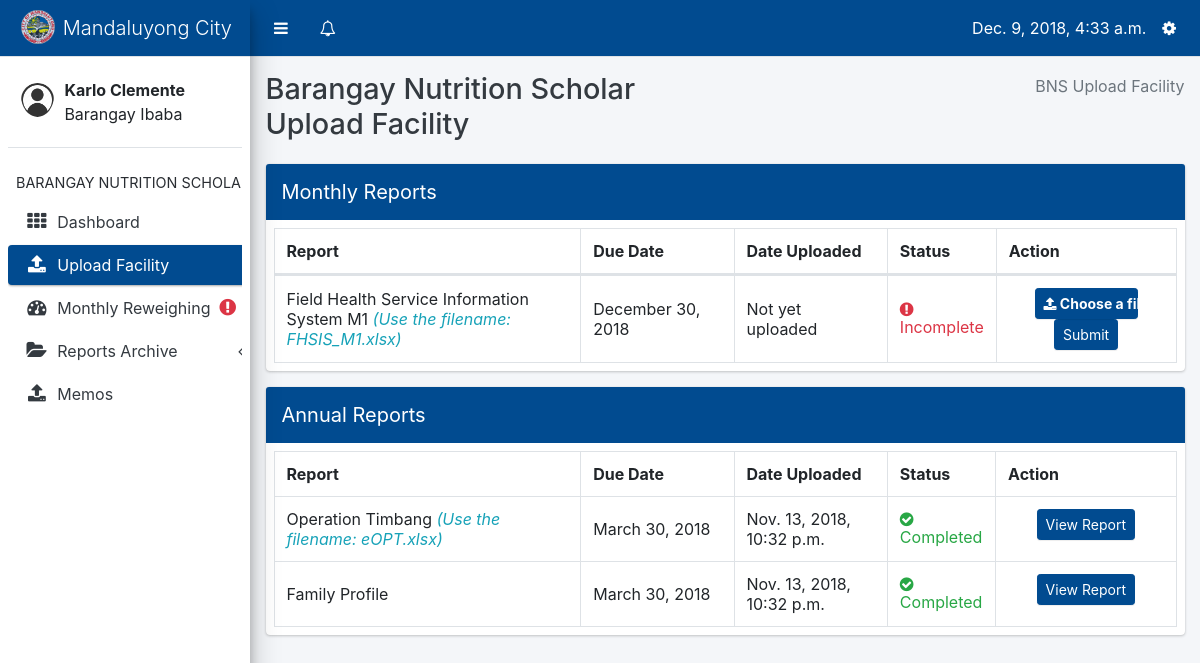
Before: /bns/ (signed in) with the older database file.
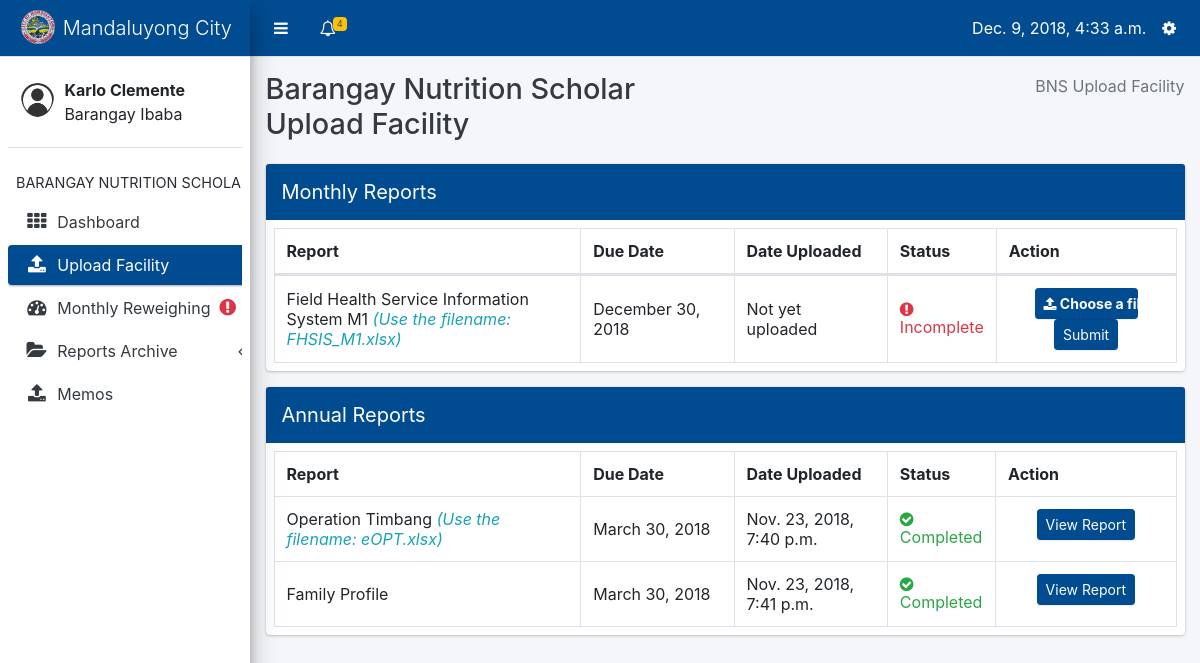
After: the same page with the newer database file.
### core/models.py (models this page shows, shortened)
class Profile(models.Model):
    user = models.OneToOneField(User, on_delete=models.CASCADE, related_name='profile')
    barangay = models.ForeignKey(Barangay, on_delete=models.CASCADE, null=True, blank=True)
    USER_TYPES = (
        ('Barangay Nutrition Scholar', 'Barangay Nutrition Scholar'),
        ('Nutritionist', 'Nutritionist'),
        ('Nutrition Program Coordinator', 'Nutrition Program Coordinator')
    )
    user_type = models.CharField(max_length=40, choices=USER_TYPES)

### datainput/models.py (models this page shows, shortened)
class Barangay(models.Model):
    name = models.CharField(max_length=100)
    @property
    def has_reweighed(self):
        patients = Patient.objects.filter(barangay=self)
        if patients.count() == 0:
            return False
        for patient in patients:
            try:
                mr = MonthlyReweighing.objects.get(patient=patient, date__month=datetime.now().month)
            except MonthlyReweighing.DoesNotExist:
                return False
        return True

class OperationTimbang(models.Model):
    date = models.DateTimeField(default=datetime.now)
    barangay = models.ForeignKey(Barangay, on_delete=models.CASCADE)
    uploaded_by = models.ForeignKey('core.Profile', on_delete=models.DO_NOTHING)

class FamilyProfile(models.Model):
    barangay = models.ForeignKey(Barangay, on_delete=models.CASCADE)
    date = models.DateTimeField(default=datetime.now)
    uploaded_by = models.ForeignKey('core.Profile', on_delete=models.DO_NOTHING)

### capstone/decorators.py (the view)
    def validate(request, *args, **kwargs):
        user_type = Profile.objects.get(user=request.user).user_type
        if user_type == 'Barangay Nutrition Scholar':
            return function(request, *args, **kwargs)
        return HttpResponse('You are not a BNS')

### core/templates/core/bns_index.html (shortened to what this page needs)
{% extends 'core/bns-layout.html' %}
{% block content %}
<div class="content-wrapper" style="height: auto; margin-top: 57px;">
    <div class="content-header">
        <div class="container-fluid">
            <div class="row mb-2">
                <div class="col-sm-6">
                    <h1 class="m-0 text-dark">Barangay Nutrition Scholar Upload Facility</h1>
                </div>
                <div class="col-sm-6">
                    <ol class="breadcrumb float-sm-right">
                        <li class="breadcrumb-item active">BNS Upload Facility</li>
                    </ol>
                </div>
            </div>
        </div>
    </div>
    <section class="content">
        <div class="container-fluid">
            <div class="row">
                <div class="col-12">
                    <div class="card card-primary">
                        <div class="card-header p-0">
                            <h3 class="card-title p-3">Monthly Reports</h3>
                        </div>
                        <div class="card-body table-responsive p-2">
                            <table class="table table-hover table-bordered">
                                <thead>
                                    <tr>
                                        <th style="width: 34%;">Report</th>
                                        <th style="width: 17%;">Due Date</th>
                                        <th style="width: 17%;">Date Uploaded</th>
                                        <th style="width: 12%;">Status</th>
                                        <th>Action</th>
                                    </tr>
                                    </thead>
                            <tbody>
                                    <tr>
                                        <td style="vertical-align: middle;">Field Health Service Information System M1 <span class="font-italic text-info   ">(Use the filename: FHSIS_M1.xlsx)</span></td>
                                        <td style="vertical-align: middle;">{{ month_due|date:"F d, Y" }}</td>
                                        <td style="vertical-align: middle;">{{ fhsis_uploaded }}</td>
                                        {% if fhsis_status == 'Completed' %}
                                            <td style="vertical-align: middle;" class="text-success">
                                                <i class="fa fa-check-circle"></i> {{ fhsis_status }}
                                            </td>
                                            <td style="text-align: center;">
                                                <a href="{% url 'datainput:latest_fhsis' %}" class="btn btn-primary btn-sm">
                                                    View Report
                                                </a>
                                            </td>
                                        {% else %}
                                            <td style="vertical-align: middle;" class="text-danger">
                                                <i class="fa fa-exclamation-circle"></i> Incomplete
                                            </td>
                                            <td style="text-align: center;">
                                                <form class="m-0" method="POST" enctype="multipart/form-data" action="{% url 'datainput:handle_fhsis_file' %}">
                                                    <label class="label btn btn-primary btn-sm m-0 col-8" for="fhsis"><i class="fa fa-upload"></i> Choose a file</label>
                                                    <input class="btn btn-primary btn-sm" type="submit">
                                                </form>
                                            </td>
                                        {% endif %}
                                    </tr>
                                </tbody>
                            </table>
                        </div>
                    </div>
                </div>
            </div>
            <div class="row">
                <div class="col-12">
                    <div class="card card-primary">
                        <div class="card-header p-0">
                            <h3 class="card-title p-3">Annual Reports</h3>
                        </div>
                        <div class="card-body table-responsive  p-2">
                            <table class="table table-hover table-bordered">
                                <tbody>
                                    <tr>
                                        <th style="width: 34%;">Report</th>
                                        <th style="width: 17%;">Due Date</th>
                                        <th style="width: 17%;">Date Uploaded</th>
                                        <th style="width: 12%;">Status</th>
                                        <th style="width: 20%;">Action</th>
                                    </tr>
                                    <tr>
                                        <td style="vertical-align: middle;">Operation Timbang <span class="text-info font-italic">(Use the filename: eOPT.xlsx)</span></td>
                                        <td style="vertical-align: middle;">{{ due_date_yearly|date:"F d, Y" }}</td>
                                        <td style="vertical-align: middle;">{{ opt_date }}</td>
                                        {% if opt_status == 'Completed' %}
                                            <td style="vertical-align: middle;" class="text-success">
                                                <i class="fa fa-check-circle"></i> {{ opt_status }}
                                            </td>
                                            <td style="text-align: center;">
                                                <a class="btn btn-primary btn-sm" href="{% url 'datainput:latest_opt' %}">View Report</a>
                                            </td>
                                        {% endif %}
                                    </tr>
                                   <tr>
                                       <td style="vertical-align: middle;">Family Profile</td>
                                       <td style="vertical-align: middle;">{{ due_date_yearly|date:"F d, Y" }}</td>
                                       <td style="vertical-align: middle;">{{ fp_date }}</td>
                                       {% if fp_status == 'Incomplete' %}
                                           <td style="vertical-align: middle;" class="text-danger">
                                            <i class="fa fa-exclamation-circle"></i> Not yet uploaded
                                           </td>
                                           <td style="text-align: center;">
                                            <a class="btn btn-primary btn-sm" href="{% url 'datainput:add_family' %}">Update Report</a>
                                           </td>
                                       {% else %}
                                           <td style="vertical-align: middle;" class="text-success">
                                            <i class="fa fa-check-circle"></i> {{ fp_status }}
                                           </td>
                                           <td style="text-align: center;">
                                            <a href="{% url 'datainput:view_current_fp' %}" class="btn btn-primary btn-sm">View Report</a>
                                           </td>
                                       {% endif %}
                                   </tr>
                                </tbody>
                            </table>
                        </div>
                    </div>
                </div>
            </div>
        </div>
    </section>
</div>
{% endblock %}

### core/templates/core/bns-layout.html (shortened to what this page needs)
{% load static %}
<html>
    <head>
        <link rel="stylesheet" type="text/css" href="{% static 'core/plugins/bootstrap/css/bootstrap.css' %}">
        <link rel="stylesheet" type="text/css" href="{% static 'core/plugins/css/adminlte.css' %}">
        <link rel="stylesheet" type="text/css" href="{% static 'core/plugins/datatables/dataTables.bootstrap4.css' %}">
        <link rel="stylesheet" type="text/css" href="{% static 'core/plugins/font-awesome/css/font-awesome.css' %}">
    </head>
    <body class="sidebar-mini">
        <div class="wrapper">
            <nav class="main-header navbar navbar-expand border-bottom navbar-light bg-primary" style="position: fixed; right: 0; left: 0;">
                <ul class="navbar-nav">
                    <li class="nav-item">
                        <a class="nav-link" data-widget="pushmenu" href="#" style="padding-top: 12px;"><i class="fa fa-bars"></i></a>
                    </li>
                    <li class="nav-item dropdown">
                        <a class="nav-link" data-toggle="dropdown" href="#" aria-expanded="false" style="padding-top: 12px;">
                            <i class="fa fa-bell-o"></i>
                            {% if unread_count > 0 %}
                                <span class="badge badge-warning navbar-badge">
                                {{ unread_count }}</span>
                            {% endif %}
                        </a>
                    </li>
                </ul>
                <ul class="navbar-nav ml-auto">
                    <li class="nav-item mt-2">
                        {{ today }}
                    </li>
                    <li class="nav-item dropdown">
                        <a class="nav-link" data-toggle="dropdown" href="#" aria-expanded="true" style="padding-top: 12px;">
                            <i class="fa fa-cog"></i>
                        </a>
                    </li>
                </ul>
            </nav>
            <aside class="main-sidebar elevation-4 sidebar-light-primary" style="min-height: 620px;">
                <div class="brand-link bg-primary">
                    <img src="{% static 'core/images/com.png' %}" class="brand-image img-circle" style="opacity: .8">
                    <span class="brand-text font-weight-light">Mandaluyong City</span>
                </div>
                <div class="sidebar">
                    <div class="user-panel mt-3 pb-3 mb-3 d-flex">
                        <div class="image">
                            <img src="{% static 'core/images/usr.png' %}" class="img-circle" alt="User Image" style="padding-top: 10px">
                        </div>
                        <div class="info">
                            <div class="d-block"><b>{{ profile.user.first_name }} {{ profile.user.last_name }}</b><br>{{ profile.barangay.name }}</div>
                        </div>
                    </div>
                    <nav class="mt-2">
                        <ul class="nav nav-pills nav-sidebar flex-column" data-widget="treeview" role="menu" data-accordion="false">
                            <li class="nav-header">BARANGAY NUTRITION SCHOLAR</li>
                            <li class="nav-item">
                                <a class="nav-link {% if active == 'db' %}active{% endif %}" href="{% url 'core:bns_dashboard' %}">
                                    <i class="nav-icon fa fa-th"></i>
                                    <p>Dashboard</p>
                                </a>
                            </li>
                            <li class="nav-item">
                                <a href="{% url 'core:bns-index' %}" class="nav-link {% if active == 'uf' %}active{% endif %}">
                                    <i class="nav-icon fa fa-upload"></i>
                                    <p>Upload Facility</p>
                                </a>
                            </li>
                            <li class="nav-item">
                                <a href="{% url 'datainput:latest_monthly_reweighing_index' %}" class="nav-link {% if active == 'mw' %}active{% endif %}">
                                    <i class="nav-icon fa fa-dashboard"></i>
                                    <p>Monthly Reweighing</p>
                                    {% if not profile.barangay.has_reweighed %}
                                        <i class="text-danger nav-icon fa fa-exclamation-circle"></i>
                                    {% endif %}
                                </a>
                            </li>
                            <li class="nav-item has-treeview {% if active == 'fh' or active == 'mr' or active == 'ot' or active == 'fp' %}menu-open{% endif %}">
                            <a href="#" class="nav-link {% if active == 'fh' or active == 'mr' or active == 'ot' or active == 'fp' %}active{% endif %}">
                              <i class="nav-icon fa fa-folder-open"></i>
                              <p>
                                Reports Archive
                                <i class="right fa fa-angle-left"></i>
                              </p>
                            </a>
                            </li>
                            <li class="nav-item">
                                <a href="{% url 'core:memos' %}" class="nav-link {% if active == 'mm' %}active{% endif %}">
                                    <i class="nav-icon fa fa-upload"></i>
                                    <p>Memos</p>
                                </a>
                            </li>
                        </ul>
                    </nav>
                </div>
            </aside>
            {% block content %}
            {% endblock %}
        </div>
    </body>
</html>

Changed rows visible on the page:
removed OperationTimbang: date "Nov. 13, 2018, 10:32 p.m."
removed FamilyProfile: date "Nov. 13, 2018, 10:32 p.m."
added OperationTimbang: date "Nov. 23, 2018, 7:40 p.m."
added FamilyProfile: date "Nov. 23, 2018, 7:41 p.m."
Other visible differences:
{{ unread_count }}: (not shown) → "4"
